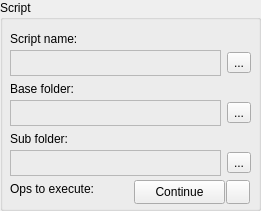
   <widget class="QGroupBox" name="Script_groupBox">
    <property name="geometry">
     <rect>
      <x>270</x>
      <y>420</y>
      <width>261</width>
      <height>211</height>
     </rect>
    </property>
    <property name="title">
     <string>Script</string>
    </property>
    <widget class="QLabel" name="showScriptName_label">
     <property name="geometry">
      <rect>
       <x>10</x>
       <y>30</y>
       <width>91</width>
       <height>17</height>
      </rect>
     </property>
     <property name="text">
      <string>Script name:</string>
     </property>
    </widget>
    <widget class="QPushButton" name="executeScript_button">
     <property name="geometry">
      <rect>
       <x>226</x>
       <y>180</y>
       <width>24</width>
       <height>24</height>
      </rect>
     </property>
     <property name="text">
      <string/>
     </property>
     <property name="icon">
      <iconset resource="resources.qrc">
       <normaloff>:/GUI_icons/exec.png</normaloff>:/GUI_icons/exec.png</iconset>
     </property>
    </widget>
    <widget class="QWidget" name="layoutWidget">
     <property name="geometry">
      <rect>
       <x>10</x>
       <y>50</y>
       <width>241</width>
       <height>26</height>
      </rect>
     </property>
     <layout class="QHBoxLayout" name="horizontalLayout_2">
      <item>
       <widget class="QLabel" name="scriptName_label">
        <property name="frameShape">
         <enum>QFrame::StyledPanel</enum>
        </property>
        <property name="text">
         <string/>
        </property>
       </widget>
      </item>
      <item>
       <widget class="QToolButton" name="selectScript_toolButton">
        <property name="text">
         <string>...</string>
        </property>
        <property name="icon">
         <iconset resource="resources.qrc">
          <normaloff>:/GUI_icons/049-folder-open.png</normaloff>:/GUI_icons/049-folder-open.png</iconset>
        </property>
       </widget>
      </item>
     </layout>
    </widget>
    <widget class="QPushButton" name="continueButton">
     <property name="geometry">
      <rect>
       <x>134</x>
       <y>180</y>
       <width>91</width>
       <height>24</height>
      </rect>
     </property>
     <property name="text">
      <string>Continue</string>
     </property>
    </widget>
    <widget class="QLabel" name="opsToExeScript_label">
     <property name="geometry">
      <rect>
       <x>10</x>
       <y>180</y>
       <width>121</width>
       <height>17</height>
      </rect>
     </property>
     <property name="text">
      <string>Ops to execute:</string>
     </property>
    </widget>
    <widget class="QLabel" name="showBaseFolderName_label">
     <property name="geometry">
      <rect>
       <x>10</x>
       <y>80</y>
       <width>91</width>
       <height>17</height>
      </rect>
     </property>
     <property name="text">
      <string>Base folder:</string>
     </property>
    </widget>
    <widget class="QWidget" name="layoutWidget_3">
     <property name="geometry">
      <rect>
       <x>10</x>
       <y>100</y>
       <width>241</width>
       <height>26</height>
      </rect>
     </property>
     <layout class="QHBoxLayout" name="horizontalLayout_6">
      <item>
       <widget class="QLabel" name="baseFolderName_label">
        <property name="frameShape">
         <enum>QFrame::StyledPanel</enum>
        </property>
        <property name="text">
         <string/>
        </property>
        <property name="alignment">
         <set>Qt::AlignRight|Qt::AlignTrailing|Qt::AlignVCenter</set>
        </property>
       </widget>
      </item>
      <item>
       <widget class="QToolButton" name="selectBaseFolder_toolButton">
        <property name="text">
         <string>...</string>
        </property>
        <property name="icon">
         <iconset resource="resources.qrc">
          <normaloff>:/GUI_icons/049-folder-open.png</normaloff>:/GUI_icons/049-folder-open.png</iconset>
        </property>
       </widget>
      </item>
     </layout>
    </widget>
    <widget class="QLabel" name="showSubFolderName_label">
     <property name="geometry">
      <rect>
       <x>10</x>
       <y>130</y>
       <width>91</width>
       <height>17</height>
      </rect>
     </property>
     <property name="text">
      <string>Sub folder:</string>
     </property>
    </widget>
    <widget class="QWidget" name="layoutWidget_5">
     <property name="geometry">
      <rect>
       <x>10</x>
       <y>150</y>
       <width>241</width>
       <height>26</height>
      </rect>
     </property>
     <layout class="QHBoxLayout" name="horizontalLayout_7">
      <item>
       <widget class="QLabel" name="subFolderName_label">
        <property name="frameShape">
         <enum>QFrame::StyledPanel</enum>
        </property>
        <property name="text">
         <string/>
        </property>
        <property name="alignment">
         <set>Qt::AlignRight|Qt::AlignTrailing|Qt::AlignVCenter</set>
        </property>
       </widget>
      </item>
      <item>
       <widget class="QToolButton" name="selectSubFolder_toolButton">
        <property name="text">
         <string>...</string>
        </property>
        <property name="icon">
         <iconset resource="resources.qrc">
          <normaloff>:/GUI_icons/049-folder-open.png</normaloff>:/GUI_icons/049-folder-open.png</iconset>
        </property>
       </widget>
      </item>
     </layout>
    </widget>
   </widget>
